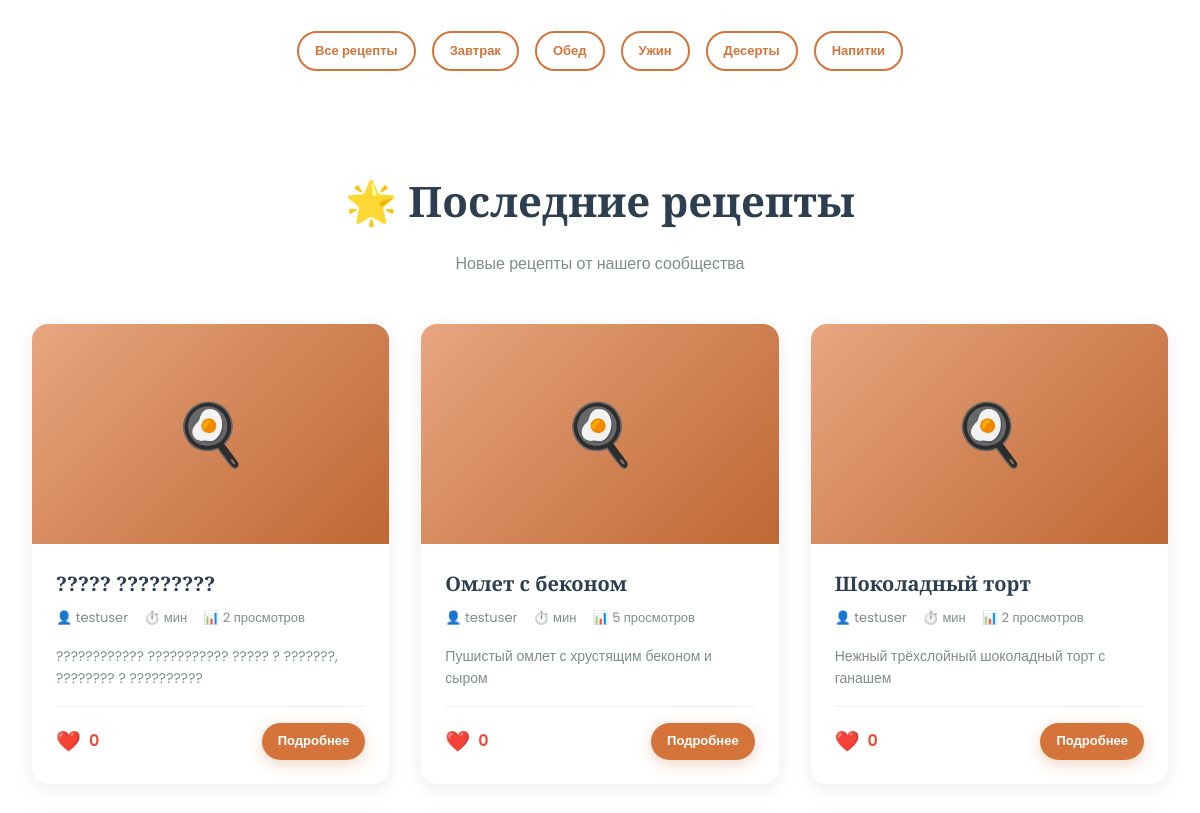
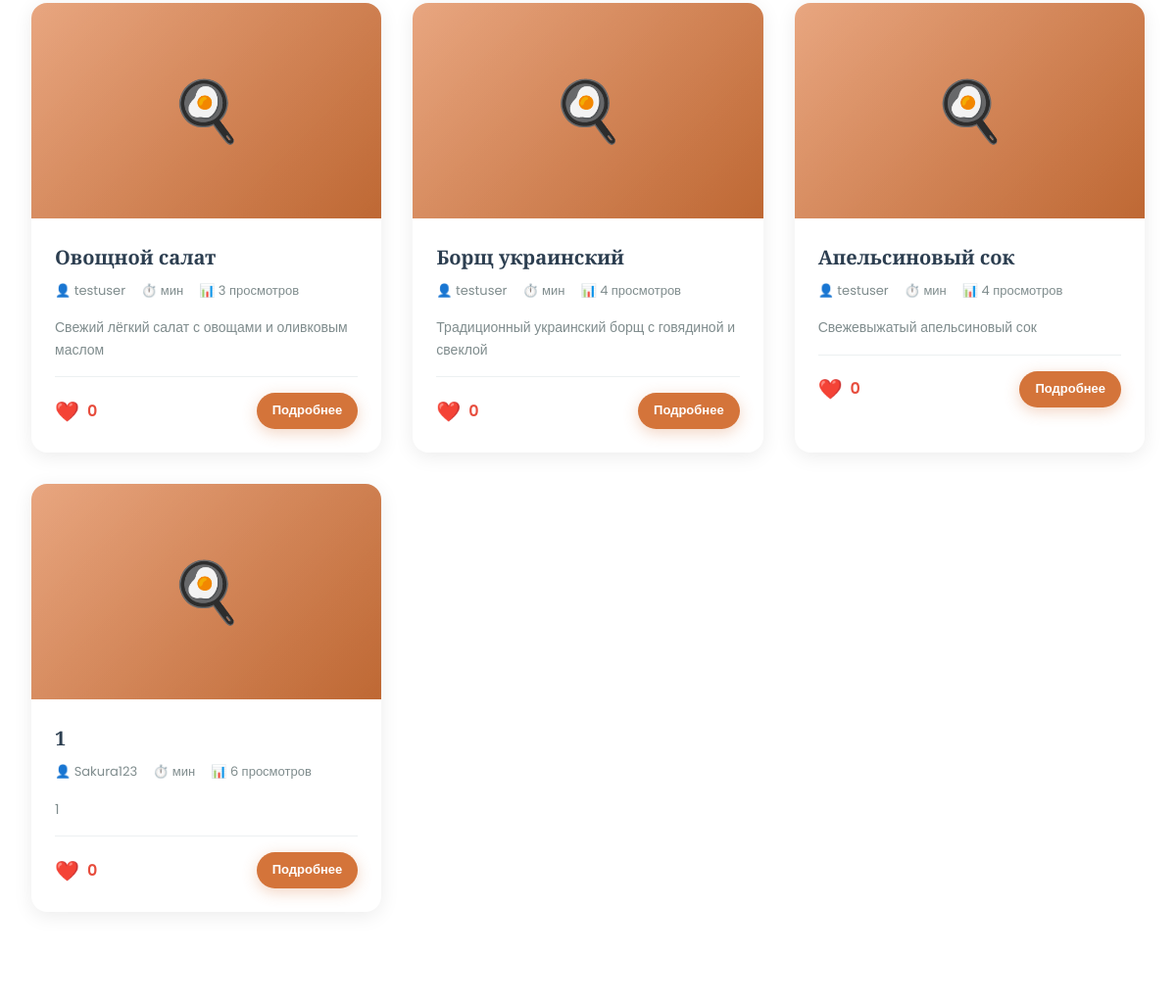
The app's page / (middle part), older data (2 pictures, top to bottom).
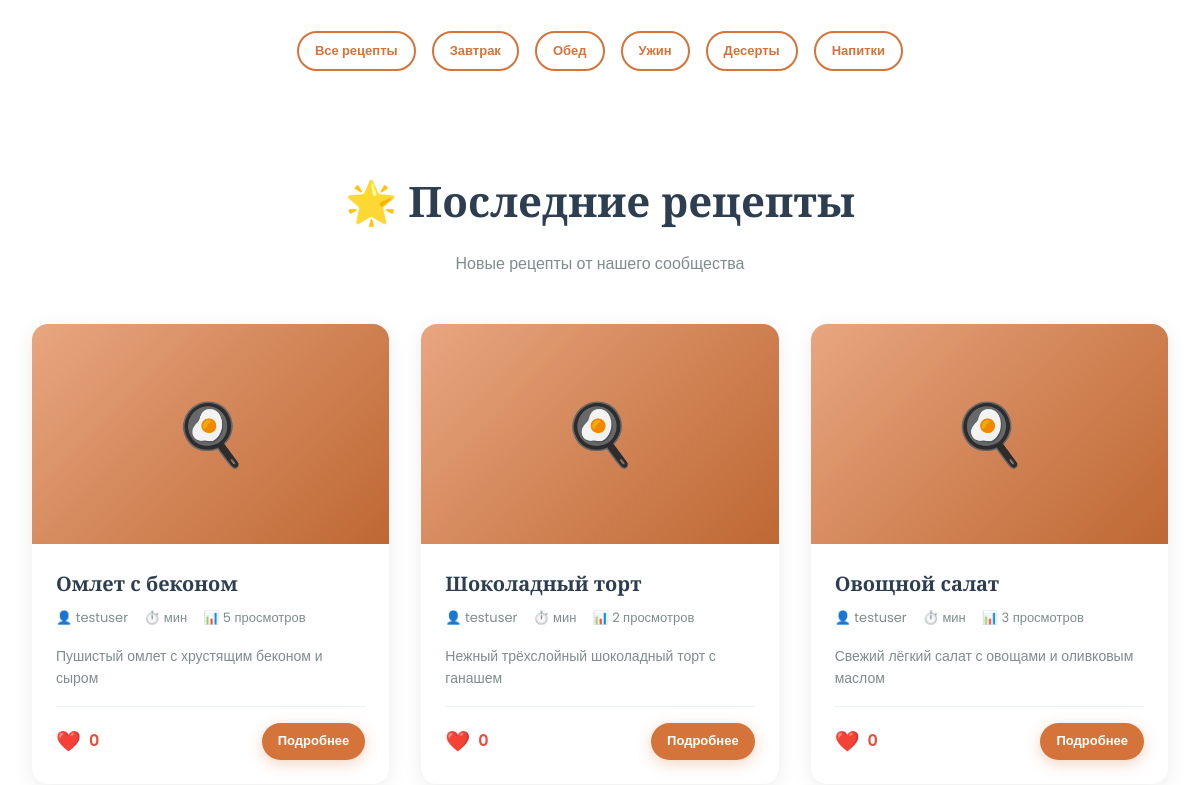
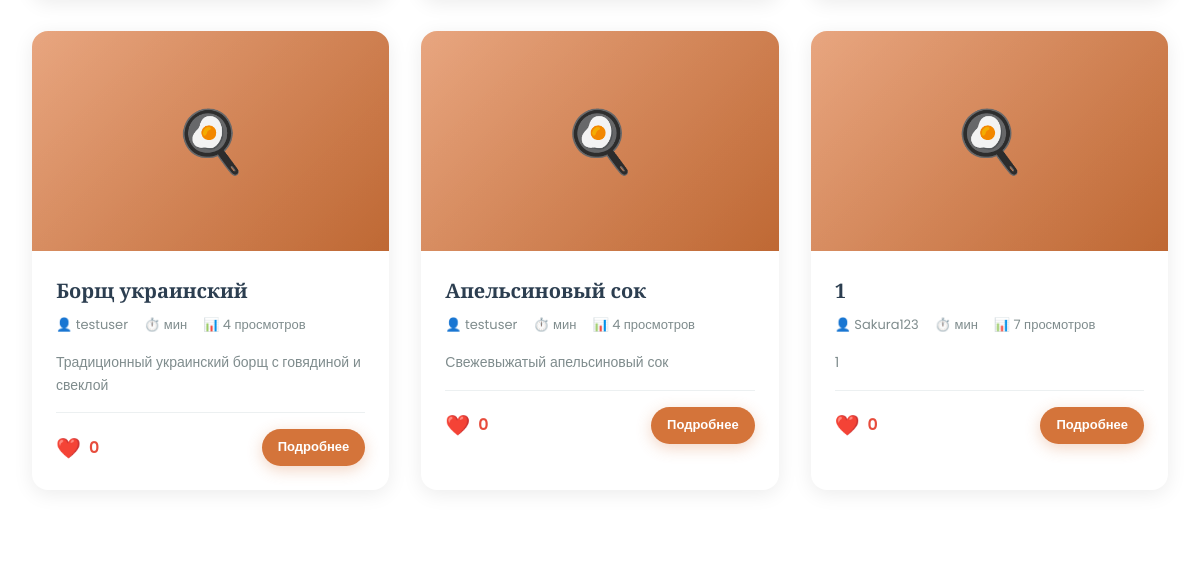
The same page, newer data (2 pictures, top to bottom).
### main/models.py (models this page shows, shortened)
class Recipe(models.Model):
    DIFFICULTY = [
        ('easy', 'Легко'),
        ('medium', 'Средне'),
        ('hard', 'Сложно'),
    ]
    CATEGORY = [
        ('breakfast', 'Завтрак'),
        ('lunch', 'Обед'),
        ('dinner', 'Ужин'),
        ('dessert', 'Десерт'),
        ('drink', 'Напиток'),
    ]
    title = models.CharField(max_length=200)
    author = models.ForeignKey(
        User,
        on_delete=models.CASCADE
    )
    description = models.TextField()
    category = models.CharField(
        max_length=20,
        choices=CATEGORY
    )
    image = models.ImageField(
        upload_to='recipes/',
        blank=True,
        null=True
    )
    ingredients = models.TextField()
    instructions = models.TextField()
    prep_time = models.IntegerField(default=0)
    cook_time = models.IntegerField(default=0)
    servings = models.IntegerField(default=1)
    difficulty = models.CharField(
        max_length=10,
        choices=DIFFICULTY,
        default='medium'
    )
    likes = models.IntegerField(default=0)
    views = models.IntegerField(default=0)
    created_at = models.DateTimeField(
        auto_now_add=True
    )

### main/views.py (the view)
# urls.py: path('', views.home, name='home'),
def home(request):
    recipes = Recipe.objects.all()[:12]
    return render(request, 'main/index.html', {
        'recipes': recipes
    })

### main/templates/main/index.html (shortened to what this page needs)
{% extends 'main/base.html' %}
{% block content %}
<section class="search-section">
    <div class="container">
        <form method="GET" action="{% url 'recipes_list' %}" style="display: contents;">
            <div style="display: flex; gap: 1rem; margin-top: 2rem; justify-content: center; flex-wrap: wrap;">
                <a href="{% url 'recipes_list' %}" class="btn btn-secondary btn-sm">Все рецепты</a>
                <a href="{% url 'recipes_list' %}?category=breakfast" class="btn btn-secondary btn-sm">Завтрак</a>
                <a href="{% url 'recipes_list' %}?category=lunch" class="btn btn-secondary btn-sm">Обед</a>
                <a href="{% url 'recipes_list' %}?category=dinner" class="btn btn-secondary btn-sm">Ужин</a>
                <a href="{% url 'recipes_list' %}?category=dessert" class="btn btn-secondary btn-sm">Десерты</a>
                <a href="{% url 'recipes_list' %}?category=drink" class="btn btn-secondary btn-sm">Напитки</a>
            </div>
        </form>
    </div>
</section>
<section class="section">
    <div class="container">
        <div class="section-title">
            <h2>🌟 {% if recipes %}Последние рецепты{% else %}Рецептов пока нет{% endif %}</h2>
            <p>{% if recipes %}Новые рецепты от нашего сообщества{% else %}Будьте первым, кто добавит рецепт!{% endif %}</p>
        </div>
        {% if recipes %}
            <div class="recipes-grid">
                {% for recipe in recipes %}
                    <div class="recipe-card fade-in">
                        <div class="recipe-image">
                            {% if recipe.image %}
                                <img src="{{ recipe.image.url }}" alt="{{ recipe.title }}" style="width:100%;height:100%;object-fit:cover;">
                            {% else %}
                                <div style="width:100%;height:100%;display:flex;align-items:center;justify-content:center;background:linear-gradient(135deg,#e8a680 0%,#d4743a 100%);font-size:60px;">
                                    🍳
                                </div>
                            {% endif %}
                        </div>
                        <div class="recipe-content">
                            <h3 class="recipe-title">{{ recipe.title }}</h3>
                            <div class="recipe-meta">
                                <span>👤 {{ recipe.author.username }}</span>
                                <span>⏱️ {{ recipe.get_total_time }} мин</span>
                                <span>📊 {{ recipe.views }} просмотров</span>
                            </div>
                            <p class="recipe-description">{{ recipe.description }}</p>
                            <div class="recipe-footer">
                                <div class="recipe-likes">
                                    <button class="like-btn {% if recipe.is_liked %}liked{% endif %}" onclick="toggleLike({{ recipe.id }})">❤️</button>
                                    <span id="likes-{{ recipe.id }}">{{ recipe.likes }}</span>
                                </div>
                                <a href="{% url 'recipe_detail' recipe.id %}" class="btn btn-primary btn-sm">Подробнее</a>
                            </div>
                        </div>
                    </div>
                {% endfor %}
            </div>
        {% else %}
            <div style="text-align:center;padding:3rem;">
                <p style="font-size:18px;color:var(--text-light);">Рецепты пока не добавлены. <a href="{% url 'add_recipe' %}">Добавьте первый рецепт!</a></p>
            </div>
        {% endif %}
    </div>
</section>
{% endblock %}

Row changes from the older to the newer data that the page shows:
removed Recipe: title "????? ?????????", author.username "testuser", views "2", description "???????????? ??????????? ????? ? ???????, ???????? ? ??????????", likes "0"
changed Recipe "Sakura123": views "6" → "7"
